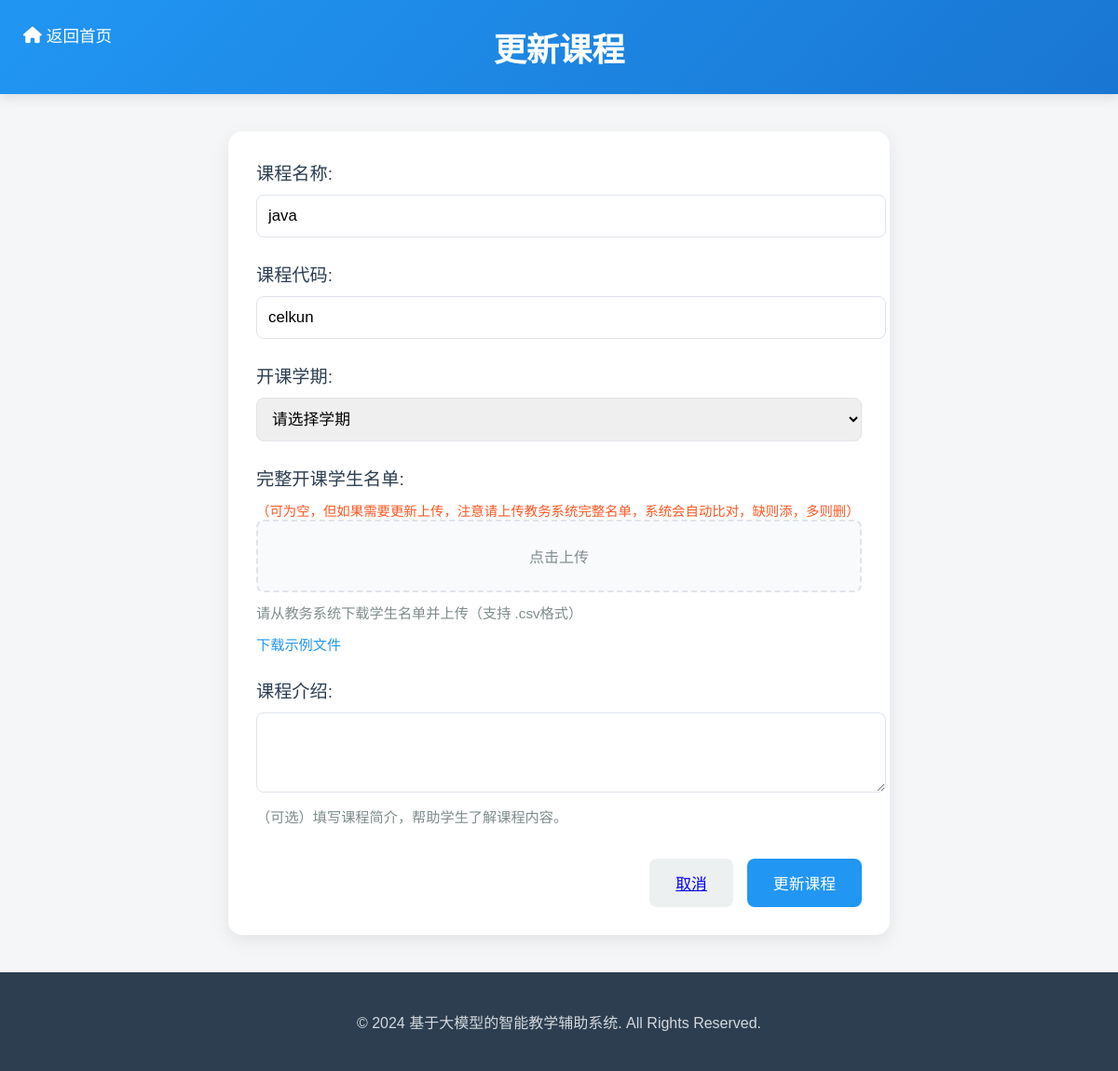
Page /update_course/1 (signed in) on the earlier database version.
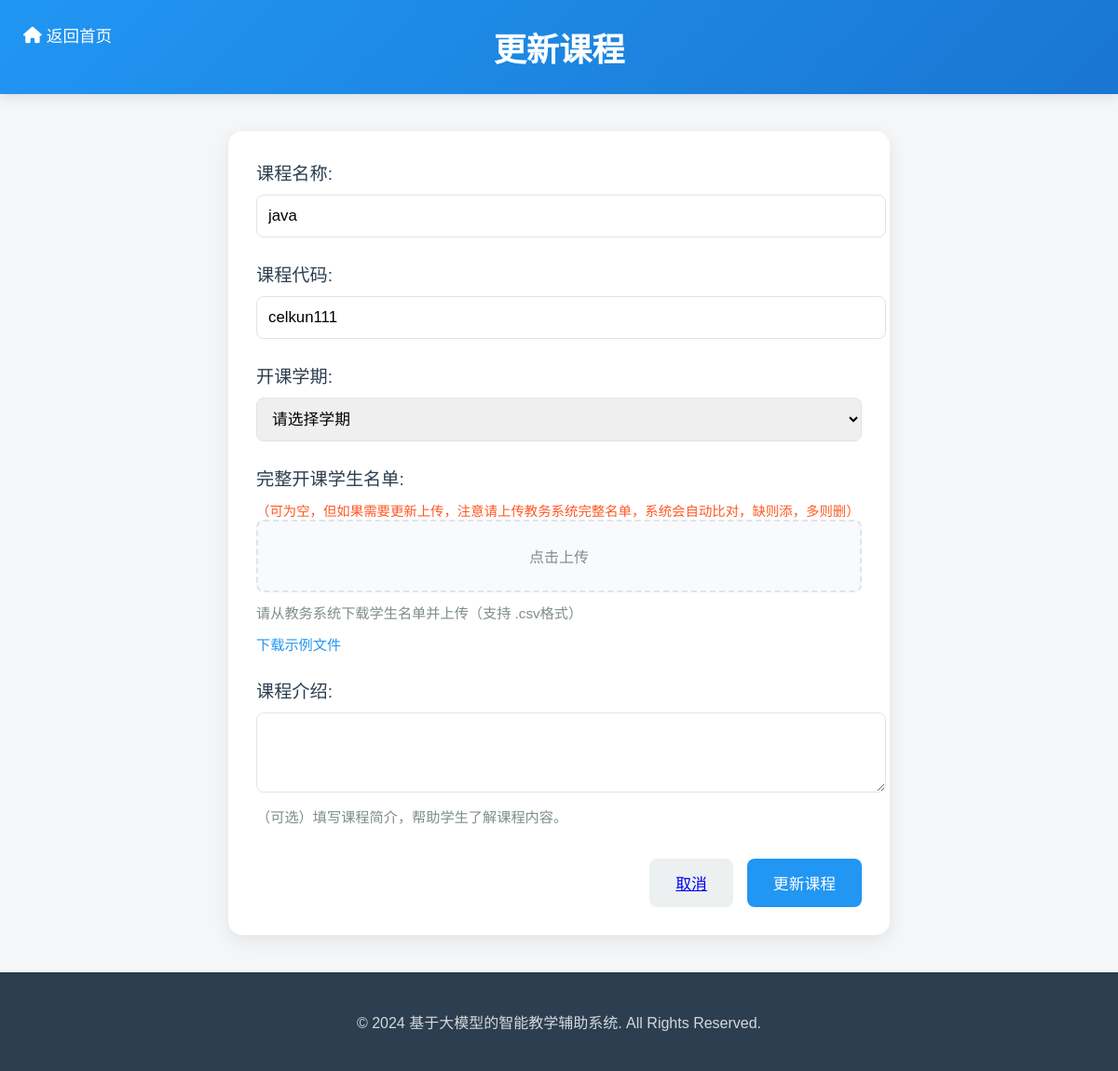
Same page on the later database version.
### wang/models/course.py (models this page shows, shortened)
class Course(db.Model):
    __tablename__ = 'course'
    id = db.Column(db.Integer, primary_key=True, autoincrement=True)
    name = db.Column(db.String(100), nullable=False)
    teacher_id = db.Column(db.Integer, db.ForeignKey('user.id'), nullable=False)
    semester = db.Column(db.String, nullable=False)  # 开课学期
    description = db.Column(db.Text)
    code = db.Column(db.String(10), nullable=False)
    teacher = db.relationship('User', backref='courses')
    course_students = db.relationship('Course_Students',  back_populates='course')

### app.py (the view, shortened to what this page needs)
    @app.route('/update_course/<int:course_id>', methods=['GET', 'POST'])
    def update_course(course_id):
        course = Course.query.get(course_id)
        print(f"{session.get('user_name')}用户正在更新课程信息:{course.name}")
        if request.method == 'GET':
            print("进入更新课程页面")
            return render_template("/wang/update_course.html", course=course, course_id=course_id)

### templates/wang/update_course.html (shortened to what this page needs)
<!DOCTYPE html>
<html lang="zh-CN">
<head>
    <link rel="stylesheet" href="https://cdnjs.cloudflare.com/ajax/libs/font-awesome/6.0.0-beta3/css/all.min.css">
</head>
<body>
    <header>
        <a href="/" class="back-to-home">
            <i class="fas fa-home"></i> 返回首页
        </a>
        <h1>更新课程</h1>
    </header>
    <div class="container">
        <form action="/update_course/{{ course.id }}" method="post" enctype="multipart/form-data">
            <div class="form-group">
                <label for="course_name">课程名称:</label>
                <input type="text" id="course_name" name="course_name" value="{{ course.name }}" required>
            </div>
            <div class="form-group">
                <label for="course_code">课程代码:</label>
                <input type="text" id="course_code" name="course_code" value="{{course.code}}" required>
            </div>
            <div class="form-group">
                <label for="semester">开课学期:</label>
                <select id="semester" name="semester" value="course.semester" required>
                    <option value="">请选择学期</option>
                </select>
            </div>
            <div class="form-group">
                <label for="student_list">完整开课学生名单:</label>
                <span class="reminder">（可为空，但如果需要更新上传，注意请上传教务系统完整名单，系统会自动比对，缺则添，多则删）</span>
                <div class="file-upload">
                    <span>点击上传</span>
                </div>
                <div class="hint">请从教务系统下载学生名单并上传（支持 .csv格式）</div>
                <a href="/static/example_student_list.csv" class="example-file">下载示例文件</a>
            </div>
            <div class="form-group">
                <label for="course_description">课程介绍:</label>
                <textarea id="course_description" name="course_description" rows="4"></textarea>
                <div class="hint">（可选）填写课程简介，帮助学生了解课程内容。</div>
            </div>
            <div class="form-actions">
                <button type="button" class="cancel"><a href="teacher_profile">取消</a></button>
                <button type="submit" class="submit">更新课程</button>
            </div>
        </form>
    </div>
    <footer>
        <p>&copy; 2024 基于大模型的智能教学辅助系统. All Rights Reserved.</p>
    </footer>
</body>
</html>

### templates/wang/update_course.html (style rules this page uses)
body { font-family: 'Microsoft YaHei', sans-serif; background-color: #f4f6f8; margin: 0; padding: 0; min-height: 100vh; display: flex; flex-direction: column; justify-content: space-between; }
header { background: linear-gradient(135deg, #2196F3, #1976D2); color: white; text-align: center; padding: 25px; box-shadow: 0 4px 12px rgba(0, 0, 0, 0.1); position: relative; }
header h1 { margin: 0; font-size: 2.2em; font-weight: bold; }
.back-to-home { position: absolute; top: 25px; left: 25px; color: white; text-decoration: none; font-size: 1.1em; display: flex; align-items: center; }
.back-to-home i { margin-right: 5px; }
.container { flex: 1; width: 90%; max-width: 650px; margin: 40px auto; padding: 30px; background: white; border-radius: 15px; box-shadow: 0 6px 20px rgba(0, 0, 0, 0.08); }
.form-group { margin-bottom: 25px; }
.form-group label { display: block; font-size: 1.2em; color: #2c3e50; margin-bottom: 10px; }
.form-group input, .form-group select, .form-group textarea { width: 100%; padding: 12px; font-size: 1.05em; border: 1px solid #dfe4ea; border-radius: 8px; transition: border-color 0.3s ease; }
.form-group .file-upload { border: 2px dashed #dfe4ea; padding: 25px; text-align: center; border-radius: 8px; background-color: #f9fafb; cursor: pointer; transition: border-color 0.3s ease; }
.form-group .file-upload span { color: #7f8c8d; }
.form-group .hint { font-size: 0.95em; color: #7f8c8d; margin-top: 10px; }
.form-group .example-file { margin-top: 12px; font-size: 0.95em; color: #2196F3; text-decoration: none; display: inline-block; }
.form-actions { display: flex; justify-content: flex-end; gap: 15px; margin-top: 35px; }
.form-actions button { padding: 14px 28px; font-size: 1.05em; border: none; border-radius: 8px; cursor: pointer; transition: background 0.3s ease; }
.form-actions button.cancel { background: #ecf0f1; color: #2c3e50; }
.form-actions button.submit { background: #2196F3; color: white; }
footer { background-color: #2c3e50; color: rgba(255, 255, 255, 0.8); text-align: center; padding: 25px 0; }
.reminder { color: #ff5722; font-size: 0.9em; margin-top: 5px; }

Differences in the rows shown:
changed Course "java": course_code "celkun" → "celkun111"
